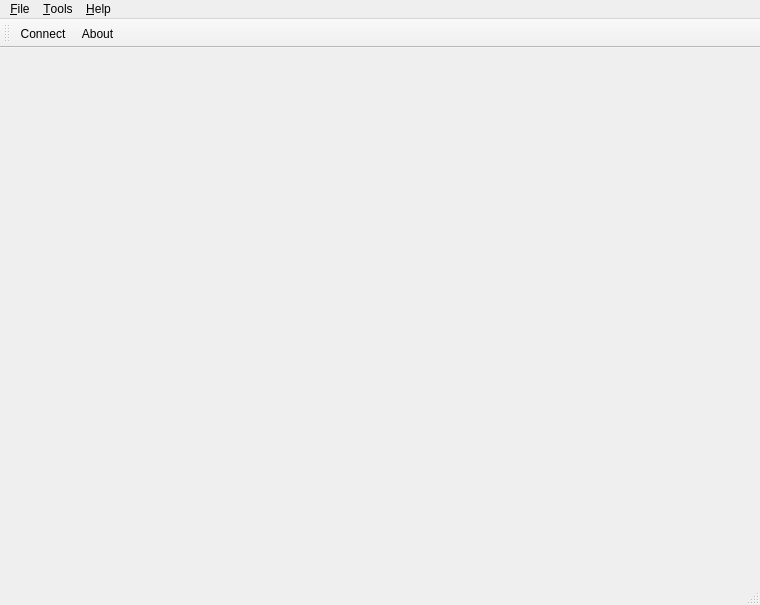
<?xml version="1.0" encoding="UTF-8"?>
<ui version="4.0">
 <class>MainWindow</class>
 <widget class="QMainWindow" name="MainWindow">
  <property name="geometry">
   <rect>
    <x>0</x>
    <y>0</y>
    <width>760</width>
    <height>605</height>
   </rect>
  </property>
  <property name="windowTitle">
   <string>VisualGPSqt</string>
  </property>
  <widget class="QWidget" name="centralWidget">
   <layout class="QVBoxLayout" name="verticalLayout"/>
  </widget>
  <widget class="QMenuBar" name="menuBar">
   <property name="geometry">
    <rect>
     <x>0</x>
     <y>0</y>
     <width>760</width>
     <height>21</height>
    </rect>
   </property>
   <widget class="QMenu" name="menu_File">
    <property name="title">
     <string>&amp;File</string>
    </property>
    <addaction name="actionExit"/>
   </widget>
   <widget class="QMenu" name="menu_Tools">
    <property name="title">
     <string>&amp;Tools</string>
    </property>
    <addaction name="action_Connect"/>
   </widget>
   <widget class="QMenu" name="menu_Help">
    <property name="title">
     <string>&amp;Help</string>
    </property>
    <addaction name="action_About"/>
   </widget>
   <addaction name="menu_File"/>
   <addaction name="menu_Tools"/>
   <addaction name="menu_Help"/>
  </widget>
  <widget class="QToolBar" name="mainToolBar">
   <property name="iconSize">
    <size>
     <width>32</width>
     <height>32</height>
    </size>
   </property>
   <property name="toolButtonStyle">
    <enum>Qt::ToolButtonTextUnderIcon</enum>
   </property>
   <attribute name="toolBarArea">
    <enum>TopToolBarArea</enum>
   </attribute>
   <attribute name="toolBarBreak">
    <bool>false</bool>
   </attribute>
   <addaction name="action_Connect"/>
   <addaction name="action_About"/>
  </widget>
  <widget class="QStatusBar" name="statusBar"/>
  <action name="action_Connect">
   <property name="icon">
    <iconset resource="Images.qrc">
     <normaloff>:/Images/Resources/toolbar_connect.png</normaloff>:/Images/Resources/toolbar_connect.png</iconset>
   </property>
   <property name="text">
    <string>&amp;Connect</string>
   </property>
   <property name="toolTip">
    <string>Connect to GPS through Serial Port</string>
   </property>
  </action>
  <action name="action_About">
   <property name="icon">
    <iconset resource="Images.qrc">
     <normaloff>:/Images/Resources/toolbar_about.png</normaloff>:/Images/Resources/toolbar_about.png</iconset>
   </property>
   <property name="text">
    <string>&amp;About</string>
   </property>
  </action>
  <action name="actionExit">
   <property name="text">
    <string>E&amp;xit</string>
   </property>
  </action>
 </widget>
 <layoutdefault spacing="6" margin="11"/>
 <resources>
  <include location="Images.qrc"/>
 </resources>
 <connections/>
</ui>
